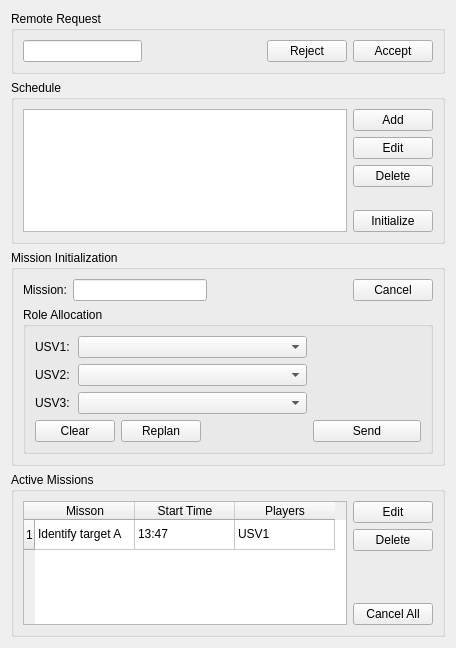
<?xml version="1.0" encoding="UTF-8"?>
<ui version="4.0">
 <class>MyPluginWidget</class>
 <widget class="QWidget" name="MyPluginWidget">
  <property name="geometry">
   <rect>
    <x>0</x>
    <y>0</y>
    <width>456</width>
    <height>648</height>
   </rect>
  </property>
  <property name="windowTitle">
   <string>USV Mission Panel</string>
  </property>
  <layout class="QVBoxLayout" name="verticalLayout">
   <item>
    <widget class="QGroupBox" name="groupBox">
     <property name="title">
      <string>Remote Request</string>
     </property>
     <layout class="QHBoxLayout" name="horizontalLayout">
      <item>
       <widget class="QLineEdit" name="lineEdit">
        <property name="readOnly">
         <bool>true</bool>
        </property>
       </widget>
      </item>
      <item>
       <spacer name="horizontalSpacer_6">
        <property name="orientation">
         <enum>Qt::Horizontal</enum>
        </property>
        <property name="sizeHint" stdset="0">
         <size>
          <width>92</width>
          <height>20</height>
         </size>
        </property>
       </spacer>
      </item>
      <item>
       <widget class="QPushButton" name="rejectMissionButton">
        <property name="text">
         <string>Reject</string>
        </property>
       </widget>
      </item>
      <item>
       <widget class="QPushButton" name="acceptMissionButton">
        <property name="text">
         <string>Accept</string>
        </property>
       </widget>
      </item>
     </layout>
    </widget>
   </item>
   <item>
    <widget class="QGroupBox" name="groupBox_2">
     <property name="title">
      <string>Schedule</string>
     </property>
     <layout class="QGridLayout" name="gridLayout_2">
      <item row="0" column="0" rowspan="5">
       <widget class="QListWidget" name="scheduleWidget"/>
      </item>
      <item row="0" column="1">
       <widget class="QPushButton" name="addMissionButton">
        <property name="text">
         <string>Add</string>
        </property>
       </widget>
      </item>
      <item row="1" column="1">
       <widget class="QPushButton" name="editMissionButton">
        <property name="text">
         <string>Edit</string>
        </property>
       </widget>
      </item>
      <item row="2" column="1">
       <widget class="QPushButton" name="deleteMissionButton">
        <property name="text">
         <string>Delete</string>
        </property>
       </widget>
      </item>
      <item row="3" column="1">
       <spacer name="verticalSpacer">
        <property name="orientation">
         <enum>Qt::Vertical</enum>
        </property>
        <property name="sizeHint" stdset="0">
         <size>
          <width>20</width>
          <height>15</height>
         </size>
        </property>
       </spacer>
      </item>
      <item row="4" column="1">
       <widget class="QPushButton" name="initializeMissionButton">
        <property name="text">
         <string>Initialize</string>
        </property>
       </widget>
      </item>
     </layout>
    </widget>
   </item>
   <item>
    <widget class="QGroupBox" name="groupBox_3">
     <property name="title">
      <string>Mission Initialization</string>
     </property>
     <layout class="QGridLayout" name="gridLayout">
      <item row="0" column="1">
       <widget class="QLineEdit" name="activeMissionEdit">
        <property name="text">
         <string/>
        </property>
        <property name="readOnly">
         <bool>true</bool>
        </property>
       </widget>
      </item>
      <item row="0" column="3">
       <widget class="QPushButton" name="cancelMissionButton">
        <property name="text">
         <string>Cancel</string>
        </property>
       </widget>
      </item>
      <item row="0" column="2">
       <spacer name="horizontalSpacer">
        <property name="orientation">
         <enum>Qt::Horizontal</enum>
        </property>
        <property name="sizeHint" stdset="0">
         <size>
          <width>132</width>
          <height>20</height>
         </size>
        </property>
       </spacer>
      </item>
      <item row="1" column="0" colspan="4">
       <widget class="QGroupBox" name="groupBox_4">
        <property name="title">
         <string>Role Allocation</string>
        </property>
        <layout class="QGridLayout" name="gridLayout_3">
         <item row="0" column="0">
          <widget class="QLabel" name="label_2">
           <property name="text">
            <string>USV1:</string>
           </property>
          </widget>
         </item>
         <item row="0" column="1" colspan="3">
          <widget class="QComboBox" name="usv1Box">
           <property name="sizePolicy">
            <sizepolicy hsizetype="Preferred" vsizetype="Fixed">
             <horstretch>0</horstretch>
             <verstretch>0</verstretch>
            </sizepolicy>
           </property>
          </widget>
         </item>
         <item row="0" column="4">
          <spacer name="horizontalSpacer_3">
           <property name="orientation">
            <enum>Qt::Horizontal</enum>
           </property>
           <property name="sizeType">
            <enum>QSizePolicy::Preferred</enum>
           </property>
           <property name="sizeHint" stdset="0">
            <size>
             <width>166</width>
             <height>20</height>
            </size>
           </property>
          </spacer>
         </item>
         <item row="1" column="0">
          <widget class="QLabel" name="label_3">
           <property name="text">
            <string>USV2:</string>
           </property>
          </widget>
         </item>
         <item row="1" column="1" colspan="3">
          <widget class="QComboBox" name="usv2Box"/>
         </item>
         <item row="1" column="4">
          <spacer name="horizontalSpacer_4">
           <property name="orientation">
            <enum>Qt::Horizontal</enum>
           </property>
           <property name="sizeType">
            <enum>QSizePolicy::Preferred</enum>
           </property>
           <property name="sizeHint" stdset="0">
            <size>
             <width>166</width>
             <height>20</height>
            </size>
           </property>
          </spacer>
         </item>
         <item row="2" column="0">
          <widget class="QLabel" name="label_4">
           <property name="text">
            <string>USV3:</string>
           </property>
          </widget>
         </item>
         <item row="2" column="1" colspan="3">
          <widget class="QComboBox" name="usv3Box"/>
         </item>
         <item row="2" column="4">
          <spacer name="horizontalSpacer_5">
           <property name="orientation">
            <enum>Qt::Horizontal</enum>
           </property>
           <property name="sizeType">
            <enum>QSizePolicy::Preferred</enum>
           </property>
           <property name="sizeHint" stdset="0">
            <size>
             <width>166</width>
             <height>20</height>
            </size>
           </property>
          </spacer>
         </item>
         <item row="4" column="0" colspan="2">
          <widget class="QPushButton" name="clearRoleButton">
           <property name="text">
            <string>Clear</string>
           </property>
          </widget>
         </item>
         <item row="4" column="2">
          <widget class="QPushButton" name="replanRoleButton">
           <property name="text">
            <string>Replan</string>
           </property>
          </widget>
         </item>
         <item row="4" column="3">
          <spacer name="horizontalSpacer_2">
           <property name="orientation">
            <enum>Qt::Horizontal</enum>
           </property>
           <property name="sizeHint" stdset="0">
            <size>
             <width>159</width>
             <height>20</height>
            </size>
           </property>
          </spacer>
         </item>
         <item row="4" column="4">
          <widget class="QPushButton" name="acceptRoleButton">
           <property name="text">
            <string>Send</string>
           </property>
          </widget>
         </item>
        </layout>
       </widget>
      </item>
      <item row="0" column="0">
       <widget class="QLabel" name="label">
        <property name="text">
         <string>Mission:</string>
        </property>
       </widget>
      </item>
     </layout>
    </widget>
   </item>
   <item>
    <widget class="QGroupBox" name="groupBox_5">
     <property name="title">
      <string>Active Missions</string>
     </property>
     <layout class="QGridLayout" name="gridLayout_5">
      <item row="2" column="1">
       <spacer name="verticalSpacer_2">
        <property name="orientation">
         <enum>Qt::Vertical</enum>
        </property>
        <property name="sizeHint" stdset="0">
         <size>
          <width>20</width>
          <height>51</height>
         </size>
        </property>
       </spacer>
      </item>
      <item row="0" column="1">
       <widget class="QPushButton" name="pushButton">
        <property name="text">
         <string>Edit</string>
        </property>
       </widget>
      </item>
      <item row="1" column="1">
       <widget class="QPushButton" name="pushButton_2">
        <property name="text">
         <string>Delete</string>
        </property>
       </widget>
      </item>
      <item row="3" column="1">
       <widget class="QPushButton" name="pushButton_3">
        <property name="text">
         <string>Cancel All</string>
        </property>
       </widget>
      </item>
      <item row="0" column="0" rowspan="4">
       <widget class="QTableWidget" name="tableWidget">
        <row>
         <property name="text">
          <string>1</string>
         </property>
        </row>
        <column>
         <property name="text">
          <string>Misson</string>
         </property>
        </column>
        <column>
         <property name="text">
          <string>Start Time</string>
         </property>
        </column>
        <column>
         <property name="text">
          <string>Players</string>
         </property>
        </column>
        <item row="0" column="0">
         <property name="text">
          <string>Identify target A</string>
         </property>
        </item>
        <item row="0" column="1">
         <property name="text">
          <string>13:47</string>
         </property>
        </item>
        <item row="0" column="2">
         <property name="text">
          <string>USV1</string>
         </property>
        </item>
       </widget>
      </item>
     </layout>
    </widget>
   </item>
  </layout>
 </widget>
 <resources/>
 <connections/>
</ui>
